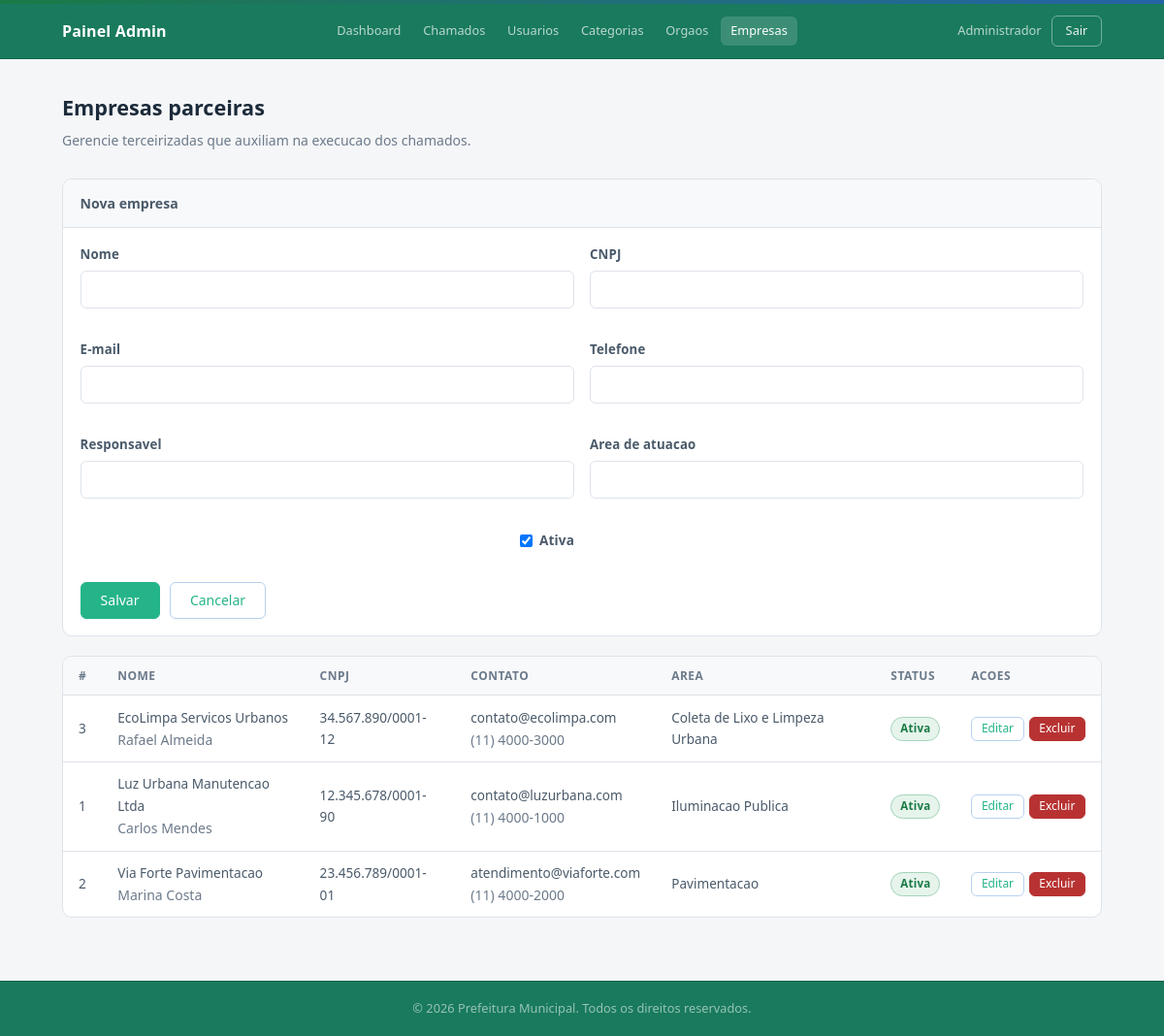
The app's page /admin/empresas (signed in), older data.
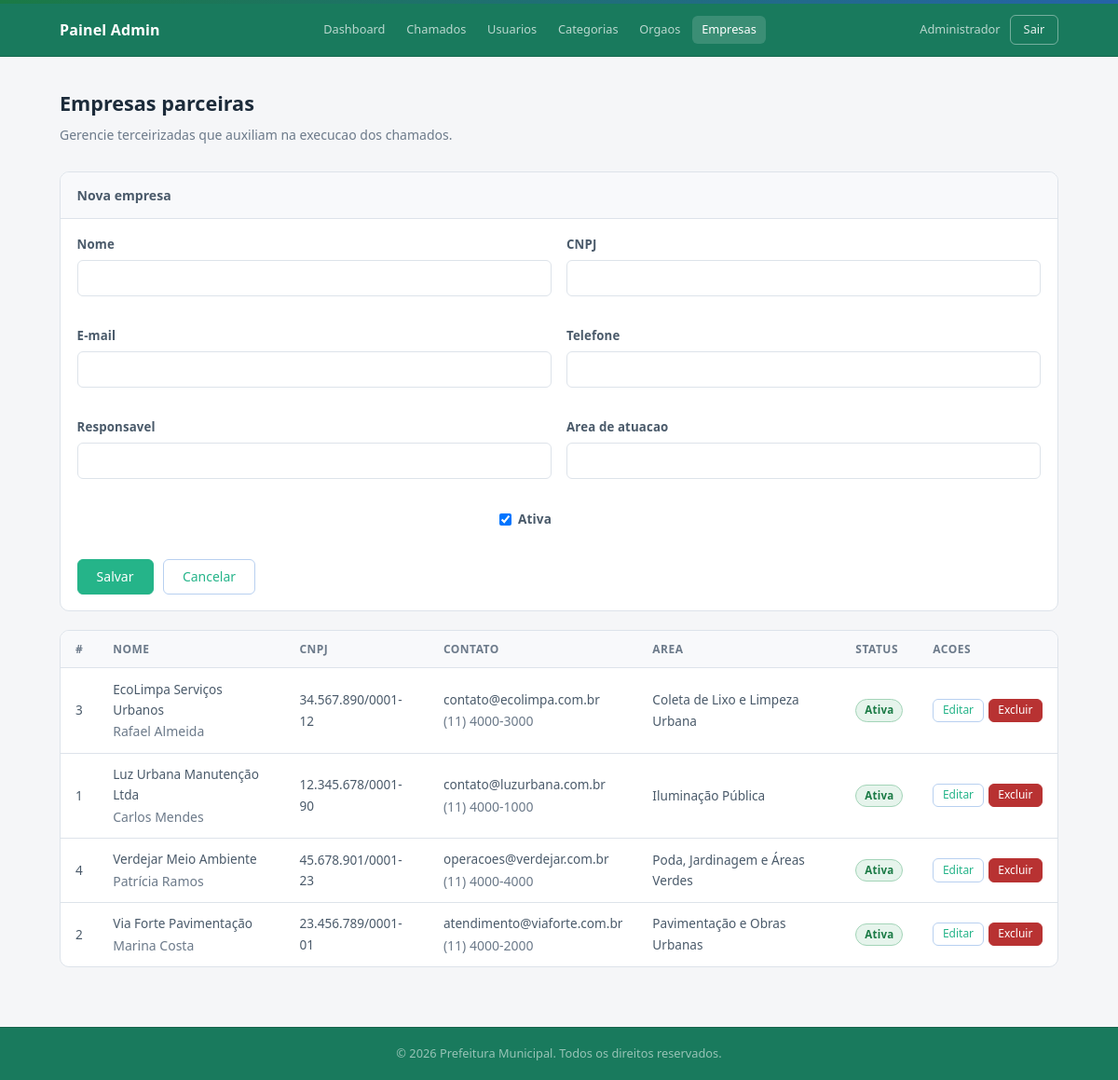
The same page, newer data.
### tables this page shows
CREATE TABLE `empresas` (
  `id` int(11) NOT NULL,
  `nome` varchar(150) NOT NULL,
  `cnpj` varchar(18) DEFAULT NULL,
  `email` varchar(150) DEFAULT NULL,
  `telefone` varchar(20) DEFAULT NULL,
  `responsavel` varchar(150) DEFAULT NULL,
  `area_atuacao` varchar(150) DEFAULT NULL,
  `ativo` tinyint(1) NOT NULL DEFAULT 1,
  `criado_em` datetime DEFAULT current_timestamp()
);

### app/controllers/AdminController.php (called while the page is built, shortened)
<?php
require_once __DIR__ . '/../models/Empresa.php';
class AdminController {
    public function empresas(): void {
        $empresaModel = new Empresa();
        $empresas = $empresaModel->listarTodas();
        require __DIR__ . '/../views/admin/empresas.php';
    }
}

### config/database.php (called while the page is built, shortened)
<?php
class Database {
    private static ?PDO $instance = null;
    public static function getConnection(): PDO {
        if (self::$instance === null) {
            $dsn = "mysql:host=" . DB_HOST . ";dbname=" . DB_NAME . ";charset=" . DB_CHARSET;
            $options = [
                PDO::ATTR_ERRMODE            => PDO::ERRMODE_EXCEPTION,
                PDO::ATTR_DEFAULT_FETCH_MODE => PDO::FETCH_ASSOC,
                PDO::ATTR_EMULATE_PREPARES   => false,
            ];
            try {
                self::$instance = new PDO($dsn, DB_USER, DB_PASS, $options);
            } catch (PDOException $e) {
                http_response_code(500);
                die(json_encode(['error' => 'Erro de conexão com o banco de dados.']));
            }
        }
        return self::$instance;
    }
}

### app/models/Empresa.php (called while the page is built, shortened)
<?php
require_once __DIR__ . '/../../config/database.php';
class Empresa {
    private PDO $db;
    public function __construct() {
        $this->db = Database::getConnection();
    }
    public function listarTodas(bool $somenteAtivas = false): array {
        $sql = "SELECT * FROM empresas";
        $sql .= " ORDER BY nome";
        return $this->db->query($sql)->fetchAll();
    }
}

### app/views/admin/empresas.php (the view, shortened to what this page needs)
<?php
require __DIR__ . '/../shared/header.php';
require __DIR__ . '/navbar.php';
?>
<main class="admin-main">
    <div class="container">
        <div class="page-header">
            <h2>Empresas parceiras</h2>
            <p>Gerencie terceirizadas que auxiliam na execucao dos chamados.</p>
        </div>
        <section class="card" style="margin-bottom:1.25rem">
            <div class="card-header-admin"><h3 id="form-title">Nova empresa</h3></div>
            <div class="card-body">
                <form id="form-empresa" class="admin-form-grid">
                    <div class="form-group">
                        <label for="empresa-nome">Nome</label>
                        <input type="text" name="nome" id="empresa-nome" required>
                    </div>
                    <div class="form-group">
                        <label for="empresa-cnpj">CNPJ</label>
                        <input type="text" name="cnpj" id="empresa-cnpj">
                    </div>
                    <div class="form-group">
                        <label for="empresa-email">E-mail</label>
                        <input type="email" name="email" id="empresa-email">
                    </div>
                    <div class="form-group">
                        <label for="empresa-telefone">Telefone</label>
                        <input type="text" name="telefone" id="empresa-telefone">
                    </div>
                    <div class="form-group">
                        <label for="empresa-responsavel">Responsavel</label>
                        <input type="text" name="responsavel" id="empresa-responsavel">
                    </div>
                    <div class="form-group">
                        <label for="empresa-area">Area de atuacao</label>
                        <input type="text" name="area_atuacao" id="empresa-area">
                    </div>
                    <div class="form-group form-check-line">
                        <label>
                            <input type="checkbox" name="ativo" id="empresa-ativo" checked>
                            Ativa
                        </label>
                    </div>
                    <div class="form-actions form-group-wide">
                        <button type="submit" class="btn btn-primary">Salvar</button>
                        <button type="button" class="btn btn-outline" onclick="limparFormulario()">Cancelar</button>
                    </div>
                </form>
            </div>
        </section>
        <div class="table-wrapper">
            <table class="table table-hoverable">
                <thead>
                    <tr>
                        <th>#</th>
                        <th>Nome</th>
                        <th>CNPJ</th>
                        <th>Contato</th>
                        <th>Area</th>
                        <th>Status</th>
                        <th>Acoes</th>
                    </tr>
                </thead>
                <tbody>
                    <?php foreach ($empresas as $empresa): ?>
                        <tr>
                            <td class="text-muted"><?= $empresa['id'] ?></td>
                            <td>
                                <?= htmlspecialchars($empresa['nome']) ?>
                                <?php if (!empty($empresa['responsavel'])): ?>
                                    <div class="text-muted text-sm"><?= htmlspecialchars($empresa['responsavel']) ?></div>
                                <?php endif; ?>
                            </td>
                            <td><?= htmlspecialchars($empresa['cnpj'] ?? '') ?></td>
                            <td>
                                <?= htmlspecialchars($empresa['email'] ?? '') ?>
                                <?php if (!empty($empresa['telefone'])): ?>
                                    <div class="text-muted text-sm"><?= htmlspecialchars($empresa['telefone']) ?></div>
                                <?php endif; ?>
                            </td>
                            <td><?= htmlspecialchars($empresa['area_atuacao'] ?? '') ?></td>
                            <td>
                                <span class="badge <?= $empresa['ativo'] ? 'badge-success' : 'badge-neutral' ?>">
                                    <?= $empresa['ativo'] ? 'Ativa' : 'Inativa' ?>
                                </span>
                            </td>
                            <td>
                                <div class="table-actions">
                                    <button class="btn btn-outline btn-xs" onclick='editar(<?= json_encode($empresa, JSON_HEX_APOS | JSON_HEX_QUOT) ?>)'>Editar</button>
                                    <button class="btn btn-danger btn-xs" onclick="excluir(<?= $empresa['id'] ?>)">Excluir</button>
                                </div>
                            </td>
                        </tr>
                    <?php endforeach; ?>
                </tbody>
            </table>
        </div>
    </div>
</main>
<?php require __DIR__ . '/../shared/footer.php'; ?>

### public/index.php (shortened to what this page needs)
<?php
require_once __DIR__ . '/../config/database.php';
$uri = parse_url($_SERVER['REQUEST_URI'], PHP_URL_PATH);
foreach (['/prefeitura/public', '/prefeitura'] as $prefix) {
    if (str_starts_with($uri, $prefix)) { $uri = substr($uri, strlen($prefix)); break; }
}
$uri = rtrim($uri, '/') ?: '/';
if (str_starts_with($uri, '/admin')) {
    require_once __DIR__ . '/../app/controllers/AdminController.php';
    $ctrl = new AdminController();
    if ($uri === '/admin/empresas')           { $ctrl->empresas(); exit; }
}

### app/views/shared/header.php (shortened to what this page needs)
<!DOCTYPE html>
<html lang="pt-BR">
<head>
    <link rel="stylesheet" href="<?= BASE_URL ?>/css/style.css">
</head>
<body>

### app/views/admin/navbar.php (shortened to what this page needs)
<header class="admin-navbar">
    <div class="container admin-navbar-inner">
        <a href="<?= BASE_URL ?>/admin/dashboard" class="navbar-brand">
            <span>Painel Admin</span>
        </a>
        <nav class="admin-nav">
            <a href="<?= BASE_URL ?>/admin/dashboard"
               class="admin-nav-link <?= str_ends_with($_SERVER['REQUEST_URI'], 'dashboard') ? 'active' : '' ?>">
                Dashboard
            </a>
            <a href="<?= BASE_URL ?>/admin/chamados"
               class="admin-nav-link <?= str_contains($_SERVER['REQUEST_URI'], 'chamado') ? 'active' : '' ?>">
                Chamados
            </a>
            <a href="<?= BASE_URL ?>/admin/usuarios"
               class="admin-nav-link <?= str_contains($_SERVER['REQUEST_URI'], 'usuarios') ? 'active' : '' ?>">
                Usuarios
            </a>
            <a href="<?= BASE_URL ?>/admin/categorias"
               class="admin-nav-link <?= str_contains($_SERVER['REQUEST_URI'], 'categorias') ? 'active' : '' ?>">
                Categorias
            </a>
            <a href="<?= BASE_URL ?>/admin/orgaos"
               class="admin-nav-link <?= str_contains($_SERVER['REQUEST_URI'], 'orgaos') ? 'active' : '' ?>">
                Orgaos
            </a>
            <a href="<?= BASE_URL ?>/admin/empresas"
               class="admin-nav-link <?= str_contains($_SERVER['REQUEST_URI'], 'empresas') ? 'active' : '' ?>">
                Empresas
            </a>
        </nav>
        <div class="admin-navbar-user">
            <span class="admin-user-name"><?= htmlspecialchars($_SESSION['nome'] ?? 'Admin') ?></span>
            <a href="<?= BASE_URL ?>/logout" class="btn btn-outline btn-sm on-dark">Sair</a>
        </div>
    </div>
</header>

### app/views/shared/footer.php (shortened to what this page needs)
    <footer class="site-footer">
        <div class="container">
            <p>&copy; <?= date('Y') ?> Prefeitura Municipal. Todos os direitos reservados.</p>
        </div>
    </footer>
</body>
</html>

Row changes from the older to the newer data that the page shows:
changed empresas "Rafael Almeida": nome "EcoLimpa Servicos Urbanos" → "EcoLimpa Serviços Urbanos"; email "contato@ecolimpa.com" → "contato@ecolimpa.com.br"
changed empresas "Carlos Mendes": nome "Luz Urbana Manutencao Ltda" → "Luz Urbana Manutenção Ltda"; email "contato@luzurbana.com" → "contato@luzurbana.com.br"; area_atuacao "Iluminacao Publica" → "Iluminação Pública"
added empresas: id "4", nome "Verdejar Meio Ambiente", responsavel "Patrícia Ramos", cnpj "45.678.901/0001-23", email "operacoes@verdejar.com.br", telefone "(11) 4000-4000", area_atuacao "Poda, Jardinagem e Áreas Verdes", ativo "Ativa"
changed empresas "Marina Costa": nome "Via Forte Pavimentacao" → "Via Forte Pavimentação"; email "atendimento@viaforte.com" → "atendimento@viaforte.com.br"; area_atuacao "Pavimentacao" → "Pavimentação e Obras Urbanas"
